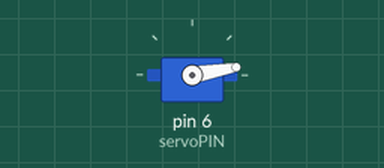
This sketch was run on a simulated Arduino Uno, built with avr-gcc and run on an emulated ATmega328P. Shown: servo.

Above: at 0.05 s.
At 0.2 s:
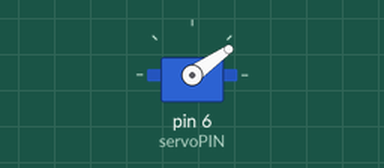
Timing chart, 0 to 3.0 s (numbered marks = the images above):
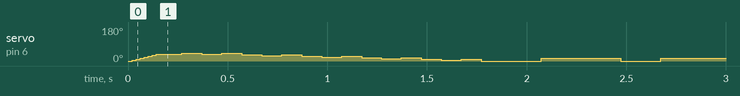

The sketch:

kormushka1.ino
```cpp
/*
Youtube video: https://youtu.be/dKjynl9-9s0
Youtube channel:  https://www.youtube.com/channel/UC82y1uu7k08kq9SMpckNRoA
*/

// библиотека с командами для сервоприводов
#include <Servo.h>

Servo servo1;  // servo /объект сервопривод

int servoPIN=6; //Servo pin /контакт сервопривода

unsigned long Pause=(long)1*60*60*1000;//feeding delay, ms/ 12h*60min*60sec*1000 // время между кормлением в мс = 12ч*60мин*60сек*1000

// int Pause=5000; // fot test

int Y0=0; // close angle /угол сервы в закрытом положении
int Y1=40; // close angle /угол сервы в открытом положении
int t=100; // delay for shake mode /приостановка в промежуточных положениях при открытии, мс (режим тряски)

void setup()
{

  // Serial.begin(9600); //test последовательный порт для отображения данных
}

void loop()
{
 // time=millis();

  Open () ;//open function/ функция открытия крышки
 // Serial.println(Pause); //test

  delay(Pause); // wait next feeding //ждем до следующего кормления

} //loop


//********************** ФУНКЦИИ *****************************************
//***************************************************************

void Open() //open function //функция открытия крышки
{
  servo1.attach(servoPIN); // подкючаем сервопривод к цифровому выходу Х
  int pos; // position/ положение сервы

//----  open//цикл плавного открытия с шагом Х град.
  for(pos = Y0; pos < Y1; pos += 5) // шаг=угол
  {
    servo1.write(pos);  // передвинься на следующую позицию
    delay(20);               // небольшой перерыв чтобы он успел передвинуться
  }
     delay(110);               // небольшой перерыв
//----


//---- close- shake mode / цикл зкрытия с потрясыванием
  for(pos = Y1; pos >= Y0; pos -= 8) //шаг=угол
  {
    servo1.write(pos);  // передвинься на следующую позицию
    delay(t);               // небольшой перерыв чтобы он успел передвинуться
    servo1.write(pos-5);  // чуть призакроем
    delay(t);
    servo1.write(pos);  // передвинься на следующую позицию
    delay(t);
  }

//----  additional shaking /цикл дополнительной тряски в конце
  for(int i = 0; i <= 3; i += 1) //
  {
    servo1.write(14);  // передвинься на следующую позицию
    delay(400);
    servo1.write(Y0);     // повернись до уровня закрытия
        delay(200);
  }
 //----

    delay(1500); // пауза перед расслаблением

    servo1.detach(); //отключаем сервопривод

}
```
